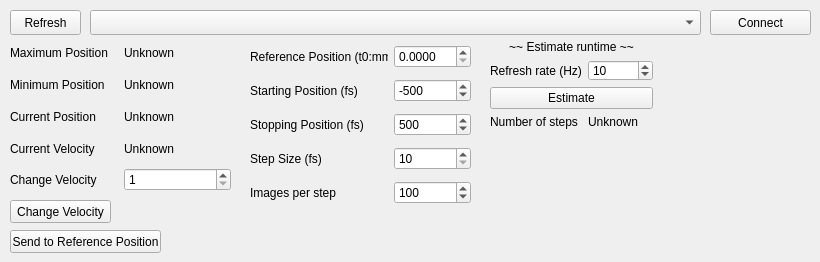
    <widget class="QWidget" name="_tab_2">
     <attribute name="title">
      <string>Delay Stage</string>
     </attribute>
     <widget class="QPushButton" name="_dly_connect_button">
      <property name="geometry">
       <rect>
        <x>710</x>
        <y>10</y>
        <width>101</width>
        <height>25</height>
       </rect>
      </property>
      <property name="text">
       <string>Connect</string>
      </property>
     </widget>
     <widget class="QPushButton" name="_dly_vel_but">
      <property name="geometry">
       <rect>
        <x>10</x>
        <y>200</y>
        <width>101</width>
        <height>23</height>
       </rect>
      </property>
      <property name="text">
       <string>Change Velocity</string>
      </property>
     </widget>
     <widget class="QPushButton" name="_dly_send_to">
      <property name="geometry">
       <rect>
        <x>10</x>
        <y>230</y>
        <width>151</width>
        <height>23</height>
       </rect>
      </property>
      <property name="text">
       <string>Send to Reference Position</string>
      </property>
     </widget>
     <widget class="QWidget" name="gridLayoutWidget_7">
      <property name="geometry">
       <rect>
        <x>10</x>
        <y>40</y>
        <width>221</width>
        <height>151</height>
       </rect>
      </property>
      <layout class="QGridLayout" name="gridLayout_7">
       <item row="1" column="0">
        <widget class="QLabel" name="label_25">
         <property name="text">
          <string>Minimum Position</string>
         </property>
        </widget>
       </item>
       <item row="0" column="0">
        <widget class="QLabel" name="label_23">
         <property name="text">
          <string>Maximum Position</string>
         </property>
        </widget>
       </item>
       <item row="2" column="1">
        <widget class="QLabel" name="_dly_pos">
         <property name="text">
          <string>Unknown</string>
         </property>
        </widget>
       </item>
       <item row="1" column="1">
        <widget class="QLabel" name="_dly_pos_min">
         <property name="text">
          <string>Unknown</string>
         </property>
        </widget>
       </item>
       <item row="3" column="1">
        <widget class="QLabel" name="_dly_vel">
         <property name="text">
          <string>Unknown</string>
         </property>
        </widget>
       </item>
       <item row="3" column="0">
        <widget class="QLabel" name="label_21">
         <property name="text">
          <string>Current Velocity</string>
         </property>
        </widget>
       </item>
       <item row="0" column="1">
        <widget class="QLabel" name="_dly_pos_max">
         <property name="text">
          <string>Unknown</string>
         </property>
        </widget>
       </item>
       <item row="2" column="0">
        <widget class="QLabel" name="label_18">
         <property name="text">
          <string>Current Position</string>
         </property>
        </widget>
       </item>
       <item row="4" column="0">
        <widget class="QLabel" name="label_20">
         <property name="text">
          <string>Change Velocity</string>
         </property>
        </widget>
       </item>
       <item row="4" column="1">
        <widget class="QSpinBox" name="_dly_vel_set">
         <property name="minimum">
          <number>1</number>
         </property>
         <property name="maximum">
          <number>50</number>
         </property>
        </widget>
       </item>
      </layout>
     </widget>
     <widget class="QWidget" name="gridLayoutWidget_8">
      <property name="geometry">
       <rect>
        <x>250</x>
        <y>40</y>
        <width>221</width>
        <height>171</height>
       </rect>
      </property>
      <layout class="QGridLayout" name="gridLayout_8">
       <item row="3" column="0">
        <widget class="QLabel" name="label_27">
         <property name="text">
          <string>Step Size (fs)</string>
         </property>
        </widget>
       </item>
       <item row="4" column="0">
        <widget class="QLabel" name="label_28">
         <property name="text">
          <string>Images per step</string>
         </property>
        </widget>
       </item>
       <item row="4" column="1">
        <widget class="QSpinBox" name="_dly_img">
         <property name="minimum">
          <number>1</number>
         </property>
         <property name="maximum">
          <number>10000</number>
         </property>
         <property name="value">
          <number>100</number>
         </property>
        </widget>
       </item>
       <item row="2" column="0">
        <widget class="QLabel" name="label_32">
         <property name="text">
          <string>Stopping Position (fs)</string>
         </property>
        </widget>
       </item>
       <item row="1" column="0">
        <widget class="QLabel" name="label_29">
         <property name="text">
          <string>Starting Position (fs)</string>
         </property>
        </widget>
       </item>
       <item row="3" column="1">
        <widget class="QSpinBox" name="_dly_step">
         <property name="minimum">
          <number>10</number>
         </property>
         <property name="maximum">
          <number>100000</number>
         </property>
        </widget>
       </item>
       <item row="0" column="0">
        <widget class="QLabel" name="label_15">
         <property name="text">
          <string>Reference Position (t0:mm)</string>
         </property>
        </widget>
       </item>
       <item row="2" column="1">
        <widget class="QSpinBox" name="_dly_stop">
         <property name="minimum">
          <number>-100000</number>
         </property>
         <property name="maximum">
          <number>100000</number>
         </property>
         <property name="value">
          <number>500</number>
         </property>
        </widget>
       </item>
       <item row="1" column="1">
        <widget class="QSpinBox" name="_dly_start">
         <property name="minimum">
          <number>-100000</number>
         </property>
         <property name="maximum">
          <number>100000</number>
         </property>
         <property name="value">
          <number>-500</number>
         </property>
        </widget>
       </item>
       <item row="0" column="1">
        <widget class="QDoubleSpinBox" name="_delay_t0">
         <property name="decimals">
          <number>4</number>
         </property>
         <property name="maximum">
          <double>125.000000000000000</double>
         </property>
        </widget>
       </item>
      </layout>
     </widget>
     <widget class="QWidget" name="gridLayoutWidget_9">
      <property name="geometry">
       <rect>
        <x>490</x>
        <y>40</y>
        <width>163</width>
        <height>89</height>
       </rect>
      </property>
      <layout class="QGridLayout" name="gridLayout_9">
       <item row="1" column="0">
        <widget class="QLabel" name="label_31">
         <property name="text">
          <string>Refresh rate (Hz)</string>
         </property>
        </widget>
       </item>
       <item row="1" column="1">
        <widget class="QSpinBox" name="spinBox">
         <property name="minimum">
          <number>1</number>
         </property>
         <property name="maximum">
          <number>1000</number>
         </property>
         <property name="value">
          <number>10</number>
         </property>
        </widget>
       </item>
       <item row="2" column="0" colspan="2">
        <widget class="QPushButton" name="pushButton_3">
         <property name="text">
          <string>Estimate</string>
         </property>
        </widget>
       </item>
       <item row="0" column="0" colspan="2">
        <widget class="QLabel" name="label_30">
         <property name="text">
          <string>~~ Estimate runtime ~~</string>
         </property>
         <property name="alignment">
          <set>Qt::AlignCenter</set>
         </property>
        </widget>
       </item>
       <item row="3" column="0">
        <widget class="QLabel" name="label_33">
         <property name="text">
          <string>Number of steps</string>
         </property>
        </widget>
       </item>
       <item row="3" column="1">
        <widget class="QLabel" name="label_34">
         <property name="text">
          <string>Unknown</string>
         </property>
        </widget>
       </item>
      </layout>
     </widget>
     <widget class="QComboBox" name="_com_ports">
      <property name="geometry">
       <rect>
        <x>90</x>
        <y>10</y>
        <width>611</width>
        <height>25</height>
       </rect>
      </property>
     </widget>
     <widget class="QPushButton" name="_dly_refresh">
      <property name="geometry">
       <rect>
        <x>10</x>
        <y>10</y>
        <width>71</width>
        <height>25</height>
       </rect>
      </property>
      <property name="text">
       <string>Refresh</string>
      </property>
     </widget>
    </widget>
